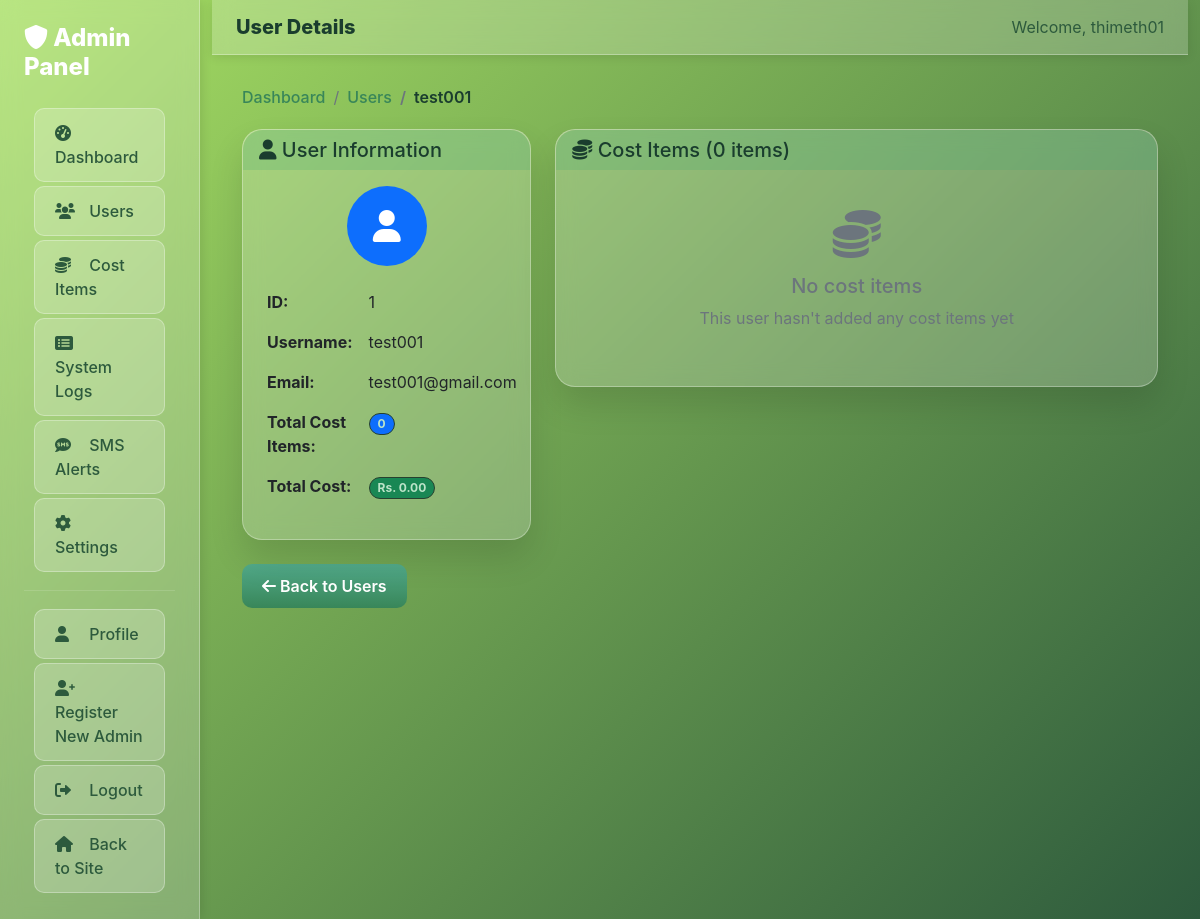
/admin/user/1 (signed in), run on the app's committed database.
### app.py (models this page shows, shortened)
class AdminUser(db.Model, UserMixin):
    id = db.Column(db.Integer, primary_key=True)
    username = db.Column(db.String(150), unique=True, nullable=False)
    email = db.Column(db.String(150), unique=True, nullable=False)
    password = db.Column(db.String(150), nullable=False)
    full_name = db.Column(db.String(200), nullable=False)
    role = db.Column(db.String(50), default="admin")
    is_active = db.Column(db.Boolean, default=True)
    created_at = db.Column(db.DateTime, default=datetime.utcnow)
    last_login = db.Column(db.DateTime)

class User(db.Model, UserMixin):
    id = db.Column(db.Integer, primary_key=True)
    username = db.Column(db.String(150), unique=True, nullable=False)
    email = db.Column(db.String(150), unique=True, nullable=False)
    password = db.Column(db.String(150), nullable=False)

### app.py (the view)
@app.route("/admin/user/<int:user_id>")
@login_required
@admin_required
def admin_user_detail(user_id):
    user = User.query.get_or_404(user_id)
    cost_items = (
        CostItem.query.filter_by(user_id=user_id)
        .order_by(desc(CostItem.created_at))
        .all()
    )
    total_cost = sum(item.amount for item in cost_items)
    return render_template(
        "admin/user_detail.html",
        user=user,
        cost_items=cost_items,
        total_cost=total_cost,
    )

### app.py (called while the page is built)
def admin_required(f):
    from functools import wraps
    @wraps(f)
    def decorated_function(*args, **kwargs):
        if (
            not current_user.is_authenticated
            or not hasattr(current_user, "role")
            or not isinstance(current_user, AdminUser)
        ):
            flash("Admin access required. Please login.", "error")
            return redirect(url_for("admin_login"))
        if current_user.is_authenticated and isinstance(current_user, User):
            flash("Admin access required. Please login with an admin account.", "error")
            return redirect(url_for("home"))
        return f(*args, **kwargs)
    return decorated_function

@login_manager.user_loader
def load_user(user_id):
    user_type = session.get("user_type")
    try:
        if user_type == "admin":
            return AdminUser.query.get(int(user_id))
        elif user_type == "user":
            return User.query.get(int(user_id))
        return None
    except (ValueError, TypeError):
        return None

### templates/admin/user_detail.html (shortened to what this page needs)
{% extends "admin/base.html" %}
{% block page_title %}User Details{% endblock %}
{% block breadcrumb %}
<nav aria-label="breadcrumb">
    <ol class="breadcrumb breadcrumb-admin">
        <li class="breadcrumb-item"><a href="{{ url_for('admin_dashboard') }}">Dashboard</a></li>
        <li class="breadcrumb-item"><a href="{{ url_for('admin_users') }}">Users</a></li>
        <li class="breadcrumb-item active">{{ user.username }}</li>
    </ol>
</nav>
{% endblock %}
{% block content %}
<div class="row">
    <div class="col-lg-4 mb-4">
        <div class="admin-card">
            <div class="card-header">
                <h5 class="mb-0"><i class="fas fa-user"></i> User Information</h5>
            </div>
            <div class="card-body">
                <div class="text-center mb-3">
                    <div class="bg-primary rounded-circle d-inline-flex align-items-center justify-content-center"
                         style="width: 80px; height: 80px;">
                        <i class="fas fa-user fa-2x text-white"></i>
                    </div>
                </div>
                <table class="table table-borderless">
                    <tr>
                        <td><strong>ID:</strong></td>
                        <td>{{ user.id }}</td>
                    </tr>
                    <tr>
                        <td><strong>Username:</strong></td>
                        <td>{{ user.username }}</td>
                    </tr>
                    <tr>
                        <td><strong>Email:</strong></td>
                        <td>{{ user.email }}</td>
                    </tr>
                    <tr>
                        <td><strong>Total Cost Items:</strong></td>
                        <td><span class="badge bg-primary">{{ cost_items|length }}</span></td>
                    </tr>
                    <tr>
                        <td><strong>Total Cost:</strong></td>
                        <td><span class="badge bg-success">Rs. {{ "%.2f"|format(total_cost) }}</span></td>
                    </tr>
                </table>
            </div>
        </div>
    </div>
    <div class="col-lg-8">
        <div class="admin-card">
            <div class="card-header">
                <h5 class="mb-0">
                    <i class="fas fa-coins"></i>
                    Cost Items ({{ cost_items|length }} items)
                </h5>
            </div>
            <div class="card-body">
                {% if cost_items %}
                    <div class="table-responsive">
                        <table class="table table-hover table-admin">
                            <thead>
                                <tr>
                                    <th>ID</th>
                                    <th>Description</th>
                                    <th>Amount</th>
                                    <th>Created</th>
                                </tr>
                            </thead>
                            <tbody>
                                {% for item in cost_items %}
                                <tr>
                                    <td>{{ item.id }}</td>
                                    <td>{{ item.description }}</td>
                                    <td>
                                        <span class="badge bg-success">Rs. {{ "%.2f"|format(item.amount) }}</span>
                                    </td>
                                    <td>
                                        <small>{{ item.created_at.strftime('%Y-%m-%d %H:%M') }}</small>
                                    </td>
                                </tr>
                                {% endfor %}
                            </tbody>
                        </table>
                    </div>
                {% else %}
                    <div class="text-center py-4">
                        <i class="fas fa-coins fa-3x text-muted mb-3"></i>
                        <h5 class="text-muted">No cost items</h5>
                        <p class="text-muted">This user hasn't added any cost items yet</p>
                    </div>
                {% endif %}
            </div>
        </div>
    </div>
</div>
<div class="row">
    <div class="col-12">
        <a href="{{ url_for('admin_users') }}" class="btn btn-admin">
            <i class="fas fa-arrow-left"></i> Back to Users
        </a>
    </div>
</div>
{% endblock %}

### templates/admin/base.html (shortened to what this page needs)
<!DOCTYPE html>
<html lang="en">
<head>
    <link href="https://cdn.jsdelivr.net/npm/bootstrap@5.1.3/dist/css/bootstrap.min.css" rel="stylesheet">
    <link rel="stylesheet" href="https://cdnjs.cloudflare.com/ajax/libs/font-awesome/6.0.0/css/all.min.css">
    <link rel="stylesheet" href="{{ url_for('static', filename='plant_tracking/styles.css') }}">
</head>
<body>
    <div class="container-fluid">
        <div class="row">
            <div class="col-md-3 col-lg-2 px-0">
                <div class="admin-sidebar">
                    <div class="p-4">
                        <h4 class="text-white mb-4">
                            <i class="fas fa-shield-alt"></i>
                            Admin Panel
                        </h4>
                        <nav class="nav flex-column">
                            <a class="nav-link {% if request.endpoint == 'admin_dashboard' %}active{% endif %}"
                               href="{{ url_for('admin_dashboard') }}">
                                <i class="fas fa-tachometer-alt"></i>
                                Dashboard
                            </a>
                            <a class="nav-link {% if request.endpoint == 'admin_users' %}active{% endif %}"
                               href="{{ url_for('admin_users') }}">
                                <i class="fas fa-users"></i>
                                Users
                            </a>
                            <a class="nav-link {% if request.endpoint == 'admin_cost_items' %}active{% endif %}"
                               href="{{ url_for('admin_cost_items') }}">
                                <i class="fas fa-coins"></i>
                                Cost Items
                            </a>
                            <a class="nav-link {% if request.endpoint == 'admin_system_logs' %}active{% endif %}"
                               href="{{ url_for('admin_system_logs') }}">
                                <i class="fas fa-list-alt"></i>
                                System Logs
                            </a>
                            <a class="nav-link {% if request.endpoint in ['admin_sms_management', 'admin_sms_logs'] %}active{% endif %}"
                               href="{{ url_for('admin_sms_management') }}">
                                <i class="fas fa-sms"></i>
                                SMS Alerts
                            </a>
                            <a class="nav-link {% if request.endpoint == 'admin_settings' %}active{% endif %}"
                               href="{{ url_for('admin_settings') }}">
                                <i class="fas fa-cog"></i>
                                Settings
                            </a>
                            <hr class="text-white-50">
                            <a class="nav-link" href="{{ url_for('admin_profile') }}">
                                <i class="fas fa-user"></i>
                                Profile
                            </a>
                            <a class="nav-link" href="{{ url_for('admin_register') }}">
                                <i class="fas fa-user-plus"></i>
                                Register New Admin
                            </a>
                            <a class="nav-link" href="{{ url_for('admin_logout') }}">
                                <i class="fas fa-sign-out-alt"></i>
                                Logout
                            </a>
                            <a class="nav-link" href="{{ url_for('home') }}">
                                <i class="fas fa-home"></i>
                                Back to Site
                            </a>
                        </nav>
                    </div>
                </div>
            </div>
            <div class="col-md-9 col-lg-10">
                <div class="admin-header">
                    <div class="container-fluid">
                        <div class="row align-items-center">
                            <div class="col">
                                <h5 class="mb-0">
                                    {% block page_title %}Admin Dashboard{% endblock %}
                                </h5>
                            </div>
                            <div class="col-auto">
                                <span class="text-muted">
                                    Welcome, {{ current_user.full_name or current_user.username }}
                                </span>
                            </div>
                        </div>
                    </div>
                </div>
                <div class="admin-content">
                    {% block breadcrumb %}{% endblock %}
                    {% block content %}{% endblock %}
                </div>
            </div>
        </div>
    </div>
</body>
</html>

### static/plant_tracking/styles.css (style rules this page uses)
:root { --bg:#0e1111; --panel:#151a17; --glass:#dfe9e6; --primary:#3aa76d; --primary-700:#2d7d52; --soil:#4a2e1e; --accent:#89c07a; --text:#dfe8e4; --muted:#93a29a; }
* { box-sizing:border-box }
html,body { height:100% }
.badge { display:inline-block; padding:4px 8px; border-radius:999px; font-size: 0.75rem; background:#162019; border:1px solid #27412f; color:#bce4c9 }

### templates/admin/base.html (style rules this page uses)
:root { --admin-primary: #1a75ff; --admin-secondary: #2c3e50; --admin-success: #27ae60; --admin-warning: #f39c12; --admin-danger: #e74c3c; --admin-dark: #34495e; --admin-light: #ecf0f1; }
body { background: linear-gradient(135deg, #a8e063 0%, #2d5a3d 100%); background-attachment: fixed; min-height: 100vh; font-family: Inter, system-ui, 'Segoe UI', Roboto, Helvetica, Arial, sans-serif; }
.admin-sidebar { background: rgba(255, 255, 255, 0.2); backdrop-filter: blur(10px); border-right: 1px solid rgba(255, 255, 255, 0.3); min-height: 100vh; box-shadow: 2px 0 10px rgba(0,0,0,0.1); }
.admin-sidebar .nav-link { color: #2d5a3d; padding: 12px 20px; border-radius: 10px; margin: 2px 10px; transition: all 0.3s ease; background: rgba(255, 255, 255, 0.2); border: 1px solid rgba(255, 255, 255, 0.3); font-weight: 500; }
.admin-sidebar .nav-link i { width: 20px; margin-right: 10px; }
.admin-header { background: rgba(255, 255, 255, 0.2); backdrop-filter: blur(10px); border-bottom: 1px solid rgba(255, 255, 255, 0.3); box-shadow: 0 2px 10px rgba(0,0,0,0.1); padding: 15px 0; }
.admin-header h5 { color: #1a3d2e; font-weight: 800; }
.admin-header .text-muted { color: #2d5a3d !important; }
.admin-content { padding: 30px; color: #1a3d2e; }
.admin-card { background: rgba(255, 255, 255, 0.2); backdrop-filter: blur(10px); border: 1px solid rgba(255, 255, 255, 0.3); border-radius: 20px; box-shadow: 0 18px 34px rgba(0,0,0,0.12); transition: transform 0.3s ease; }
.admin-card .card-header { background: rgba(58, 167, 109, 0.2); border-bottom: 1px solid rgba(255, 255, 255, 0.3); color: #1a3d2e; border-radius: 20px 20px 0 0 !important; border: none; font-weight: 600; }
.admin-card .card-body { color: #2d5a3d; }
.btn-admin { background: linear-gradient(180deg, #52AA8A, #388659); border: none; border-radius: 10px; padding: 10px 20px; color: white; transition: all 0.3s ease; font-weight: 600; }
.breadcrumb-admin { background: transparent; padding: 0; margin-bottom: 20px; }
.breadcrumb-admin .breadcrumb-item a { color: #388659; text-decoration: none; font-weight: 500; }
.breadcrumb-admin .breadcrumb-item.active { color: #1a3d2e; font-weight: 600; }
.admin-card, .stats-card, .management-card { background: rgba(255, 255, 255, 0.2); border: 1px solid rgba(255, 255, 255, 0.3); border-radius: 20px; box-shadow: 0 18px 34px rgba(0,0,0,0.12); backdrop-filter: blur(10px); }
h1, h2, h3, h4, h5, h6 { color: #1a3d2e; }
p, .text-muted { color: #2d5a3d; }
.admin-sidebar h4 { color: #1a3d2e; font-weight: 800; }
.admin-sidebar .text-white-50 { border-color: rgba(26, 61, 46, 0.3); }
a { color: #a8e063; text-decoration: none; }

### data on the page
AdminUser: full_name "thimeth01"
User: username "test001", id "1", email "test001@gmail.com"

### other printed values
{{ cost_items|length }} "0"
{{ "%.2f"|format(total_cost) }} "0.00"
